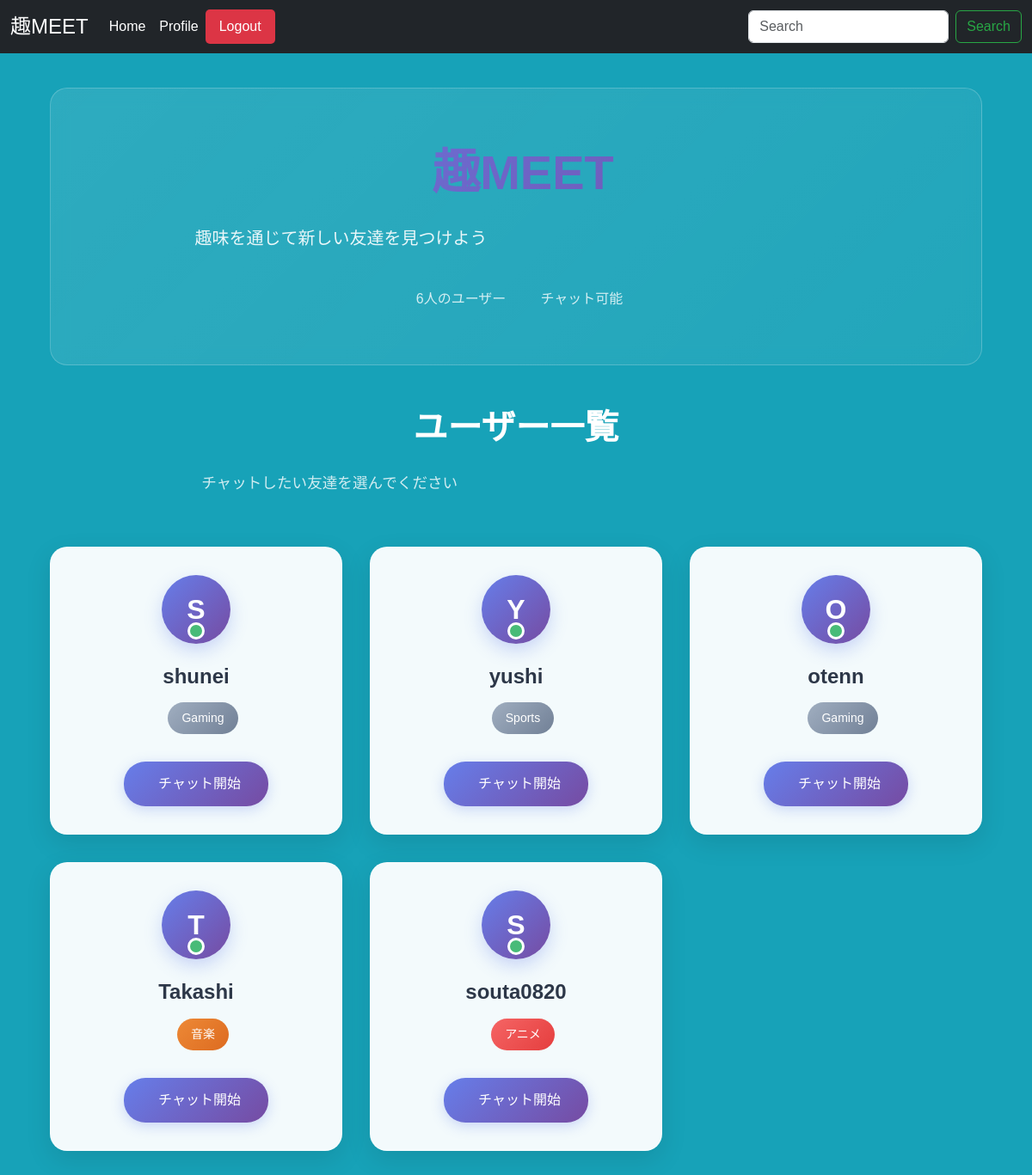
Page / (signed in) on the earlier database version.
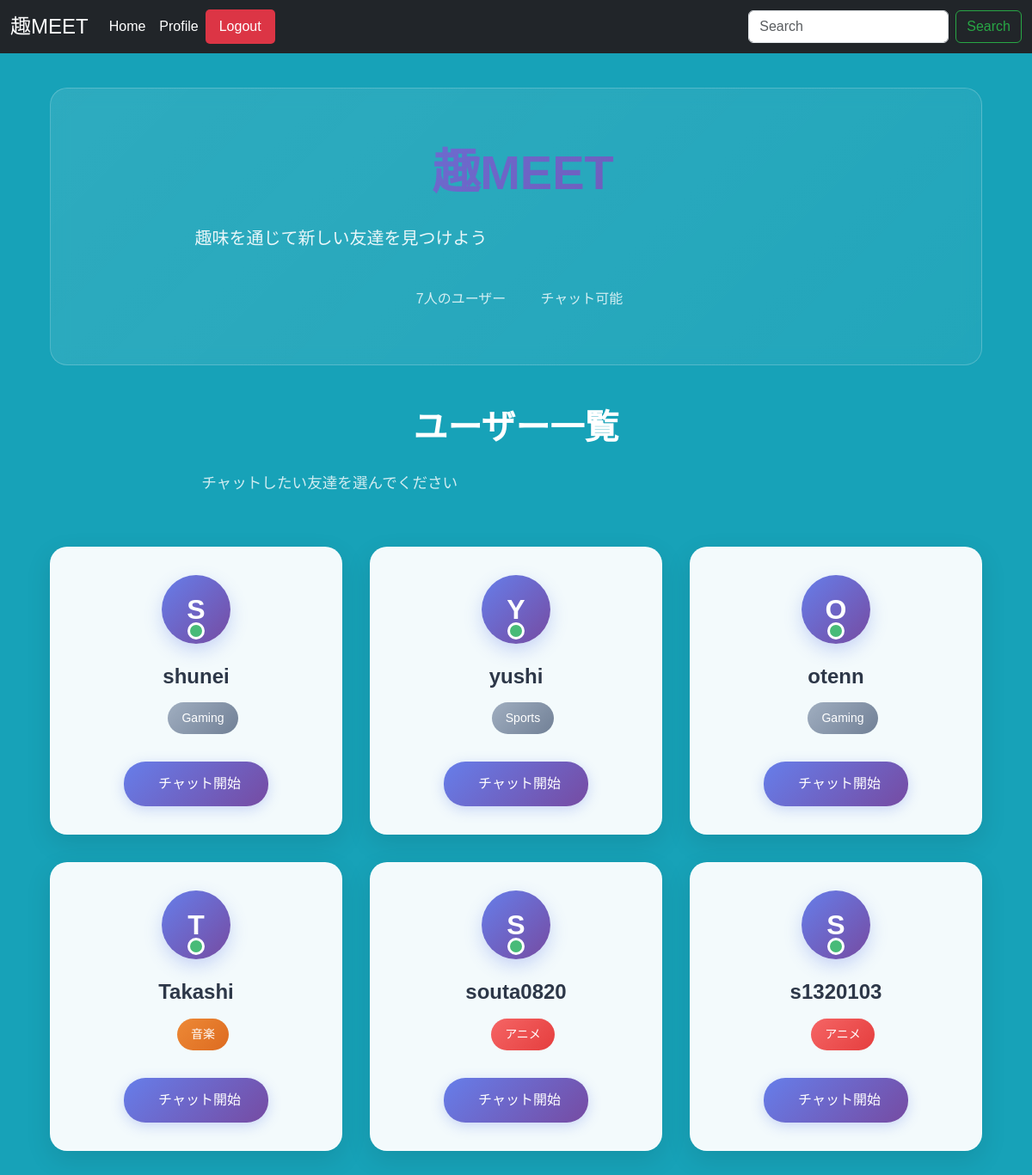
Same page on the later database version.
### app/models.py (models this page shows)
class User(db.Model, UserMixin):
    __tablename__ = 'users'
    id = db.Column(db.Integer, primary_key = True)
    username = db.Column(db.String, unique=True, index=True)
    email = db.Column(db.String, unique=True, index=True)
    password = db.Column(db.String)
    hobby = db.Column(db.String)

### app/views.py (the view)
@bp.route('/')
@login_required
def index():
    users = User.query.all()
    return render_template('index.html', users=users)

### app/models.py (called while the page is built)
@login_manager.user_loader
def load_user(user_id):
    return User.query.get(int(user_id))

### app/templates/index.html (shortened to what this page needs)
{% extends "base.html" %}
{% block content %}
<div class="home-container">
    <div class="hero-section">
        <div class="hero-content">
            <h1 class="hero-title">
                趣MEET
            </h1>
            <p class="hero-subtitle">趣味を通じて新しい友達を見つけよう</p>
            <div class="hero-stats">
                <div class="stat-item">
                    <span>{{ users|length }}人のユーザー</span>
                </div>
                <div class="stat-item">
                    <span>チャット可能</span>
                </div>
            </div>
        </div>
    </div>
    <div class="users-section">
        <div class="section-header">
            <h2>ユーザー一覧</h2>
            <p>チャットしたい友達を選んでください</p>
        </div>
        <div class="users-grid">
            {% for user in users %}
            {% if not user.id == current_user.id %}
            <div class="user-card" data-user-id="{{ user.id }}">
                <div class="user-card-header">
                    <div class="user-avatar">
                        {{ user.username[0].upper() }}
                    </div>
                    <div class="user-status-indicator online"></div>
                </div>
                <div class="user-card-body">
                    <h3 class="user-name">{{ user.username }}</h3>
                    <div class="user-hobby">
                        {% if user.hobby == 'anime' %}
                            <span class="hobby-badge anime">アニメ</span>
                        {% elif user.hobby == 'sports' %}
                            <span class="hobby-badge sports">スポーツ</span>
                        {% elif user.hobby == 'music' %}
                            <span class="hobby-badge music">音楽</span>
                        {% elif user.hobby == 'gaming' %}
                            <span class="hobby-badge gaming">ゲーム</span>
                        {% else %}
                            <span class="hobby-badge default">{{ user.hobby }}</span>
                        {% endif %}
                    </div>
                </div>
                <div class="user-card-footer">
                    <a href="{{ url_for('app.chat', to_=user.id) }}" class="chat-button">
                        チャット開始
                    </a>
                </div>
            </div>
            {% endif %}
            {% endfor %}
        </div>
    </div>
</div>
{% endblock %}

### app/templates/base.html (shortened to what this page needs)
<!DOCTYPE html>
<html lang="ja">
    <head>
        <link
        href="https://cdn.jsdelivr.net/npm/bootstrap@5.3.0/dist/css/bootstrap.min.css"
        rel="stylesheet"
>
        <link rel="stylesheet" href="{{ url_for('static', filename='top-fixed.css') }}">
    </head>
    <body style="overscroll-behavior: none;">
        <nav class="navbar navbar-expand-md navbar-dark fixed-top bg-dark">
            <div class="container-fluid">
                <a class="navbar-brand" href="#">趣MEET</a>
                <div class="collapse navbar-collapse" id="navbarCollapse">
                    <ul class="navbar-nav me-auto mb-2 mb-md-0">
                        <li class="nav-item">
                            <a class="nav-link active" href="{{ url_for('app.index') }}">Home</a>
                        </li>
                        <li class="nav-item">
                            <a class="nav-link" href="{{ url_for('app.update_user', user_id=current_user.id) }}">Profile</a>
                        </li>
                        <li class="nav-item">
                            <a class="nav-link logout" href="{{ url_for('app.logout') }}">Logout</a>
                        </li>
                    </ul>
                    <form class="d-flex">
                        <input
                        class="form-control me-2"
                        type="search"
                        placeholder="Search"
                        aria-label="Search">
                        <button class="btn btn-outline-success" type="submit">Search</button>
                    </form>
                </div>
            </div>
        </nav>
        <main class="container">
            {% block content %}{% endblock %}
        </main>
    </body>
</html>

### app/static/top-fixed.css (style rules this page uses)
body { background-color: #17a2b8; font-family: 'Arial', sans-serif; margin-top: 70px; }
.navbar { background-color: #343a40; }
.navbar-brand { font-size: 1.5rem; color: #ffffff; }
.navbar-nav .nav-link { color: #ffffff; }
p { margin: 0.5rem; padding: 0.75rem; border-radius: 15px; max-width: 60%; word-wrap: break-word; }
.btn-outline-success { color: #28a745; border-color: #28a745; }
.navbar-nav .nav-link.logout { background-color: #dc3545; border-radius: 5px; padding: 0.5rem 1rem; transition: background-color 0.3s; }
p { margin: 10px 0; color: #333; }

### app/templates/index.html (style rules this page uses)
.home-container { max-width: 1200px; margin: 0 auto; padding: 2rem 1rem; }
.hero-section { text-align: center; padding: 4rem 2rem; margin-bottom: 3rem; background: linear-gradient(135deg, rgba(255,255,255,0.1) 0%, rgba(255,255,255,0.05) 100%); border-radius: 20px; backdrop-filter: blur(10px); border: 1px solid rgba(255,255,255,0.2); }
.hero-title { font-size: 3.5rem; font-weight: 700; background: linear-gradient(135deg, #667eea, #764ba2); -webkit-background-clip: text; -webkit-text-fill-color: transparent; background-clip: text; margin-bottom: 1rem; }
.hero-subtitle { font-size: 1.25rem; color: rgba(255,255,255,0.9); margin-bottom: 2rem; font-weight: 400; }
.hero-stats { display: flex; justify-content: center; gap: 2rem; flex-wrap: wrap; }
.stat-item { display: flex; align-items: center; gap: 0.5rem; color: rgba(255,255,255,0.8); font-weight: 500; }
.section-header { text-align: center; margin-bottom: 3rem; }
.section-header h2 { font-size: 2.5rem; font-weight: 600; color: white; margin-bottom: 1rem; }
.section-header p { font-size: 1.1rem; color: rgba(255,255,255,0.8); }
.users-grid { display: grid; grid-template-columns: repeat(auto-fill, minmax(300px, 1fr)); gap: 2rem; margin-bottom: 3rem; }
.user-card { background: rgba(255,255,255,0.95); border-radius: 20px; padding: 2rem; text-align: center; box-shadow: 0 10px 30px rgba(0,0,0,0.1); transition: all 0.3s ease; border: 1px solid rgba(255,255,255,0.2); backdrop-filter: blur(10px); }
.user-card-header { position: relative; margin-bottom: 1.5rem; }
.user-avatar { width: 80px; height: 80px; border-radius: 50%; background: linear-gradient(135deg, #667eea, #764ba2); color: white; display: flex; align-items: center; justify-content: center; font-size: 2rem; font-weight: 700; margin: 0 auto; box-shadow: 0 8px 20px rgba(102, 126, 234, 0.3); }
.user-status-indicator { position: absolute; bottom: 5px; right: 50%; transform: translateX(50%); width: 20px; height: 20px; border-radius: 50%; border: 3px solid white; }
.user-status-indicator.online { background: #48bb78; }
.user-card-body { margin-bottom: 2rem; }
.user-name { font-size: 1.5rem; font-weight: 600; color: #2d3748; margin-bottom: 1rem; }
.user-hobby { display: flex; align-items: center; justify-content: center; gap: 0.5rem; }
.hobby-badge { padding: 0.5rem 1rem; border-radius: 25px; font-size: 0.875rem; font-weight: 500; color: white; }
.hobby-badge.anime { background: linear-gradient(135deg, #f56565, #e53e3e); }
.hobby-badge.music { background: linear-gradient(135deg, #ed8936, #dd6b20); }
.hobby-badge.default { background: linear-gradient(135deg, #a0aec0, #718096); }
.user-card-footer { display: flex; justify-content: center; }
.chat-button { background: linear-gradient(135deg, #667eea, #764ba2); color: white; text-decoration: none; padding: 0.875rem 2rem; border-radius: 25px; font-weight: 500; transition: all 0.3s ease; box-shadow: 0 4px 15px rgba(102, 126, 234, 0.3); }

Differences in the rows shown:
added User: username "S", username "s1320103", hobby "アニメ"
Other differences:
{{ users|length }}: "6" → "7"
